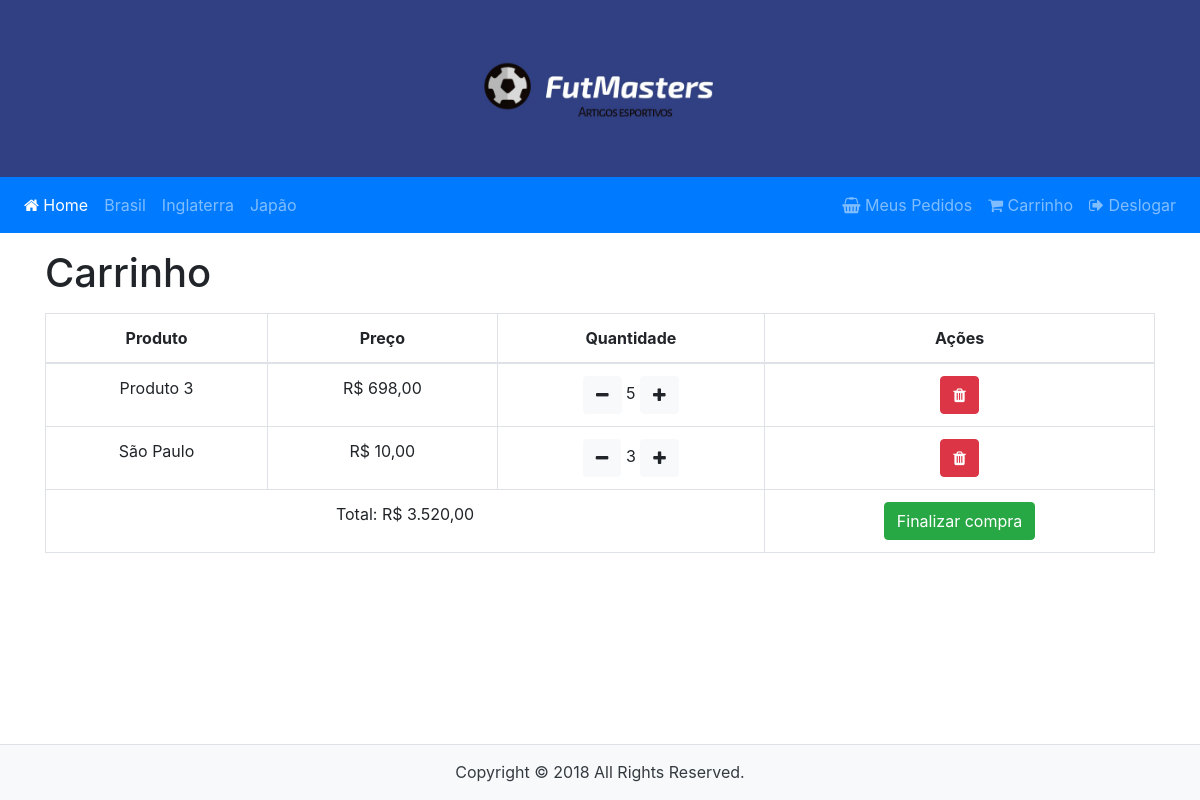
/Paginas/carrinho.php (signed in), run on an earlier commit of the app's database.
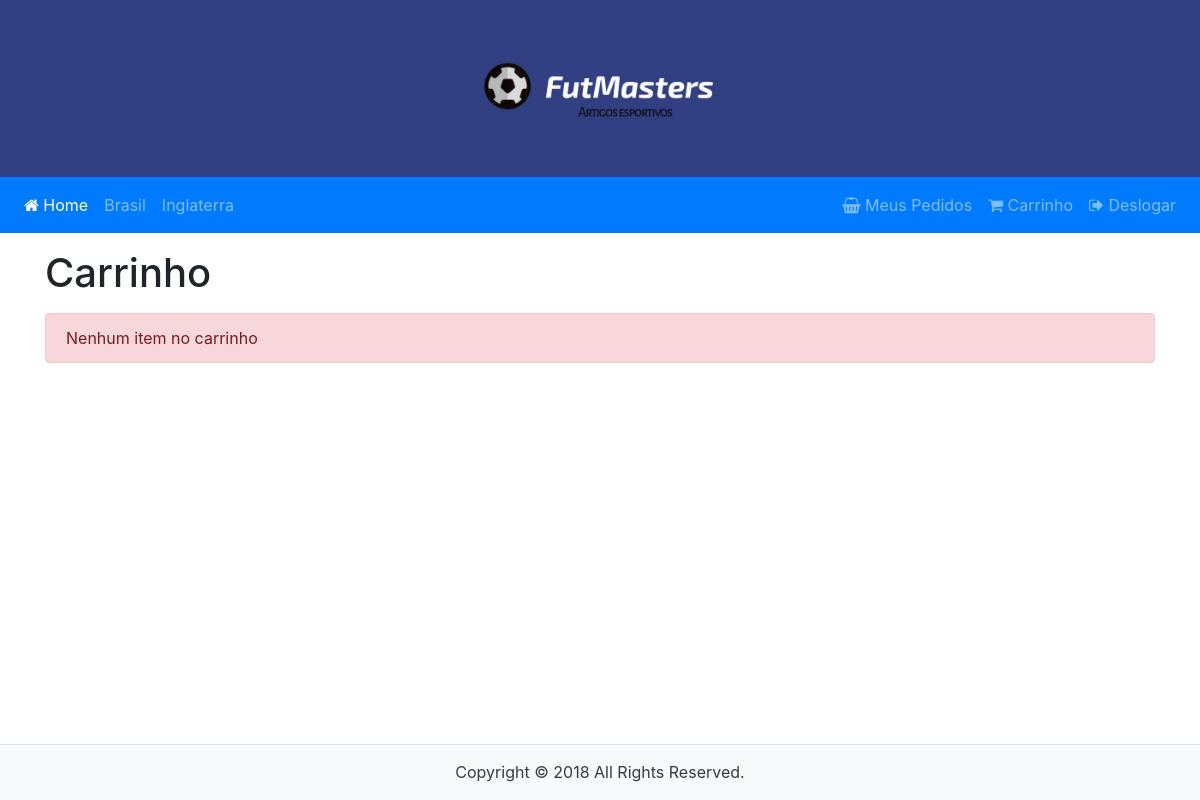
And on a later commit of the database.
### tables this page shows
CREATE TABLE `categorias` (
  `id` int(11) NOT NULL AUTO_INCREMENT,
  `nome` varchar(255) DEFAULT NULL,
  `status` int(11) DEFAULT NULL,
  PRIMARY KEY (`id`)
);

CREATE TABLE `produtos` (
  `id` int(11) NOT NULL AUTO_INCREMENT,
  `sub_categoria_id` int(11) DEFAULT NULL,
  `nome` varchar(255) DEFAULT NULL,
  `descricao` varchar(255) DEFAULT NULL,
  `preco` float DEFAULT NULL,
  `quantidade` int(11) DEFAULT NULL,
  `foto` varchar(255) DEFAULT NULL,
  `status` int(11) DEFAULT NULL,
  `oferta` int(1) DEFAULT '0',
  PRIMARY KEY (`id`),
  KEY `fk_produto_sub_categoria` (`sub_categoria_id`),
  CONSTRAINT `fk_produto_sub_categoria` FOREIGN KEY (`sub_categoria_id`) REFERENCES `sub_categorias` (`id`)
);

### DAO/Banco.php (called while the page is built, shortened)
<?php
class Banco
{
    private $conn;
    function __construct($host = "localhost", $user = "root", $senha = "q1w2e3r4", $banco = "lojauninove")
    {
        $this->host = $host;
        $this->user = $user;
        $this->senha = $senha;
        $this->banco = $banco;
        $this->conn = new mysqli($this->host, $this->user, $this->senha, $this->banco);
    }
    public function getConn()
    {
        return $this->conn;
    }
}

### Controller/PageController.php (called while the page is built, shortened)
<?php
class PageController
{
    private $dao;
    private $controller;
    function __construct()
    {
        $this->dao = new CategoriaDAO();
        $this->usu_dao = new UsuarioDAO();
        $this->pro_dao = new ProdutoDAO();
        $this->controller = new ControllerController();
    }
    public function index(){
        return [
            "categorias" => $this->dao->getCategorias()
        ];
    }
    public function carrinho($id_produto = null, $id_carrinho = null){
        $car_dao = new CarrinhoDAO();
        $carrinhos = $car_dao->getCarrinhos($this->usu_dao->getUsuario($_SESSION['usuario']));
        if($id_produto && empty($id_carrinho)){
            if(sizeof($carrinhos) > 0){
                foreach ($carrinhos as $c){
                    if($c->getProduto()->getId() == $id_produto){
                        $c->setQuantidade($c->getQuantidade() + 1);
                        $car_dao->updateCarrinho($c);
                        unset($id_produto);
                    }
                }
                if(!empty($id_produto)){
                    $carrinho = new Carrinho();
                    $carrinho->setUsuario($this->usu_dao->getUsuario($_SESSION['usuario']));
                    $carrinho->setProduto($this->pro_dao->getProduto($_GET['id_produto']));
                    $carrinho->setQuantidade(1);
                    if($car_dao->insertCarrinho($carrinho)){
                        $this->controller->redirect("/Paginas/carrinho.php");
                    }
                }else{
                    $this->controller->redirect("/Paginas/carrinho.php");
                }
            }else{
                $carrinho = new Carrinho();
                $carrinho->setUsuario($this->usu_dao->getUsuario($_SESSION['usuario']));
                $carrinho->setProduto($this->pro_dao->getProduto($_GET['id_produto']));
                $carrinho->setQuantidade(1);
                if($car_dao->insertCarrinho($carrinho)){
                    $this->controller->redirect("/Paginas/carrinho.php");
                }
            }
        }elseif(!empty($id_carrinho)){
            $carrinho = $car_dao->getCarrinhosById($id_carrinho);
            $carrinho->setQuantidade($carrinho->getQuantidade() - 1);
            $car_dao->updateCarrinho($carrinho);
            $this->controller->redirect("/Paginas/carrinho.php");
        }else{
            return [
                'carrinhos' => $carrinhos,
                'total' => $car_dao->getTotal(1)
            ];
        }
    }
}

### DAO/CategoriaDAO.php (called while the page is built, shortened)
<?php
class CategoriaDAO extends Banco
{
    public function getCategoria($id){
        $query = "SELECT id, nome, status FROM categorias WHERE id = ".$id;
        $stmt = $this->getConn()->prepare($query);
        $stmt->execute();
        $stmt->bind_result($id, $nome, $status);
        while($stmt->fetch()){
            $categoria = new Categoria();
            $categoria->setId($id);
            $categoria->setNome($nome);
            $categoria->setStatus($status);
        }
        return $categoria;
    }
    public function getCategorias(){
        $query = "SELECT id, nome, status FROM categorias";
        $stmt = $this->getConn()->prepare($query);
        $stmt->execute();
        $stmt->bind_result($id, $nome, $status);
        $categorias = [];
        while($stmt->fetch()){
            $categoria = new Categoria();
            $categoria->setId($id);
            $categoria->setNome($nome);
            $categoria->setStatus($status);
            $categorias[] = $categoria;
        }
        return $categorias;
    }
}

### Model/Categoria.php (called while the page is built, shortened)
<?php
class Categoria
{
    private $id;
    private $nome;
    public function getId()
    {
        return $this->id;
    }
    public function setId($id)
    {
        $this->id = $id;
    }
    public function getNome()
    {
        return $this->nome;
    }
    public function setNome($nome)
    {
        $this->nome = $nome;
    }
}

### DAO/UsuarioDAO.php (called while the page is built, shortened)
<?php
class UsuarioDAO extends Banco
{
    private $table;
    public function getTable()
    {
        return $this->table;
    }
    public function setTable($table)
    {
        $this->table = $table;
    }
    public function getUsuario($id){
        $query = "SELECT * FROM ".$this->getTable()." WHERE id = ".$id;
        $stmt = $this->getConn()->prepare($query);
        $stmt->execute();
        $stmt->bind_result($id, $nome, $email, $cpf, $senha, $cep, $logradouro, $bairro, $estado, $cidade, $numero, $status);
        while($stmt->fetch()){
            $usuario = new Usuario();
            $usuario->setId($id);
            $usuario->setNome($nome);
            $usuario->setEmail($email);
            $usuario->setCpf($cpf);
            $usuario->setCep($cep);
            $usuario->setLogradouro($logradouro);
            $usuario->setBairro($bairro);
            $usuario->setEstado($estado);
            $usuario->setCidade($cidade);
            $usuario->setNumero($numero);
            $usuario->setStatus($status);
        }
        return $usuario;
    }
}

### Model/Usuario.php (called while the page is built, shortened)
<?php
class Usuario
{
    private $id;
    public function getId()
    {
        return $this->id;
    }
    public function setId($id)
    {
        $this->id = $id;
    }
}

### DAO/CarrinhoDAO.php (called while the page is built, shortened)
<?php
class CarrinhoDAO extends Banco
{
    protected $usu_dao;
    protected $pro_dao;
    private $total;
    function __construct()
    {
        $this->usu_dao = new UsuarioDAO();
        $this->pro_dao = new ProdutoDAO();
    }
    public function getTotal($format = null)
    {
        return $format ? "R$ ".number_format($this->total, 2, ',','.') : $this->total;
    }
    public function setTotal(Carrinho $carrinho)
    {
        $this->total += $carrinho->getQuantidade() * $carrinho->getProduto()->getPreco();
    }
    public function getCarrinhos(Usuario $usuario){
        $query = "SELECT * FROM carrinhos WHERE usuario_id = ".$usuario->getId();
        $stmt = $this->getConn()->prepare($query);
        $stmt->execute();
        $stmt->bind_result($id, $usuario_id, $produto_id, $quantidade);
        $carrinhos = [];
        while($stmt->fetch()){
            $carrinho = new Carrinho();
            $carrinho->setId($id);
            $carrinho->setUsuario($this->usu_dao->getUsuario($usuario_id));
            $carrinho->setProduto($this->pro_dao->getProduto($produto_id));
            $carrinho->setQuantidade($quantidade);
            $carrinhos[] = $carrinho;
        }
        return $carrinhos;
    }
}

### DAO/ProdutoDAO.php (called while the page is built, shortened)
<?php
class ProdutoDAO extends Banco{
    public function getProduto($id){
        $query = "SELECT * FROM produtos WHERE id = ".$id;
        $stmt = $this->getConn()->prepare($query);
        $stmt->execute();
        $stmt->bind_result($id, $sub_categoria_id, $nome, $descricao, $preco, $quantidade, $foto, $status,$oferta);
        $sub_dao = new SubCategoriaDAO();
        while($stmt->fetch()){
            $produto = new Produto();
            $produto->setId($id);
            $produto->setSubCategoria($sub_dao->getSubCategoria($sub_categoria_id));
            $produto->setNome($nome);
            $produto->setDescricao($descricao);
            $produto->setPreco($preco);
            $produto->setQuantidade($quantidade);
            $produto->setFoto($foto);
            $produto->setStatus($status);
            $produto->setOferta($oferta);
        }
        return $produto;
    }
}

### DAO/SubCategoriaDAO.php (called while the page is built, shortened)
<?php
class SubCategoriaDAO extends Banco
{
    public function getSubCategoria($id){
        $cat_dao = new CategoriaDAO();
        $query = "SELECT id, nome, status, categoria_id FROM sub_categorias WHERE id = ".$id;
        $stmt = $this->getConn()->prepare($query);
        $stmt->execute();
        $stmt->bind_result($id, $nome, $status, $categoria_id);
        while($stmt->fetch()){
            $sub_categoria = new SubCategoria();
            $sub_categoria->setId($id);
            $sub_categoria->setNome($nome);
            $sub_categoria->setStatus($status);
            $sub_categoria->setCategoria($cat_dao->getCategoria($categoria_id));
        }
        return $sub_categoria;
    }
}

### Paginas/carrinho.php (the view)
<?php
    include '../Templates/header.php';
    if(isset($_GET['menos']))
        $carrinhos = $controller->carrinho(null, $_GET['id_carrinho']);
    elseif (isset($_GET['remover']))
        $controller->remover_carrinho($_GET['id_carrinho']);
    else
        $carrinhos = $controller->carrinho(@$_GET['id_produto']);
?>
<div class="container">
    <h1 class="my-3">Carrinho</h1>
    <?php if(sizeof($carrinhos['carrinhos']) > 0):?>
        <table class="table table-bordered text-center">
            <thead>
                <tr>
                    <th>Produto</th>
                    <th>Preço</th>
                    <th>Quantidade</th>
                    <th>Ações</th>
                </tr>
            </thead>
            <tbody>
                <?php foreach($carrinhos['carrinhos'] as $c):?>
                    <tr>
                        <td><?php echo $c->getProduto()->getNome()?></td>
                        <td><?php echo $c->getProduto()->getPreco(1)?></td>
                        <td>
                            <a class="btn btn-light" href="/Paginas/carrinho.php?id_carrinho=<?php echo $c->getId()?>&menos=1">
                                <i class="fa fa-minus"></i>
                            </a>
                            <?php echo $c->getQuantidade()?>
                            <a class="btn btn-light" href="/Paginas/carrinho.php?id_produto=<?php echo $c->getProduto()->getId()?>">
                                <i class="fa fa-plus"></i>
                            </a>
                        </td>
                        <td>
                            <a class="btn btn-danger" href="/Paginas/carrinho.php?id_carrinho=<?php echo $c->getId()?>&remover=1" alt="remover" title="remover">
                                <i class="fa fa-trash"></i>
                            </a>
                        </td>
                    </tr>
                <?php endforeach;?>
                <tr>
                    <td colspan="3">Total: <?php echo $carrinhos['total']?></td>
                    <td>
                        <a class="btn btn-success" href="/Paginas/checkout.php">Finalizar compra</a>
                    </td>
                </tr>
            </tbody>
        </table>
    <?php else:?>
        <p class="alert alert-danger">Nenhum item no carrinho</p>
    <?php endif?>
</div>
<?php include '../Templates/footer.php' ?>

### Templates/menu.php (shortened to what the changed rows need)
<nav class="navbar navbar-expand-lg navbar-dark bg-primary">
    <div class="collapse navbar-collapse" id="navbarSupportedContent">
        <ul class="navbar-nav mr-auto">
            <?php foreach($page['categorias'] as $cat):?>
                <li class="nav-item <?php echo $cat->getId() == @$_GET["id"] ? 'active' : '' ?>">
                    <a class="nav-link" href="/Paginas/categorias.php?id=<?php echo $cat->getId()?>"><?php echo $cat->getNome()?></a>
                </li>
            <?php endforeach;?>
        </ul>
    </div>
</nav>

What changed in the data, as far as the page shows it:
removed categorias: nome "Japão"
removed produtos: nome "Produto 3", preco "R$ 698,00", Quantidade "5"
removed produtos: nome "São Paulo", preco "R$ 10,00", Quantidade "3"
Also different on the page:
$carrinhos['total']: "R$ 3.520,00" → (not shown)
text no longer shown: "Produto Preço Quantidade Ações Total: Finalizar compra"
text now shown: "Nenhum item no carrinho"
